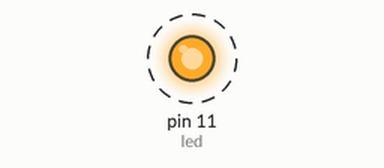
The program below on a simulated Raspberry Pi (header pin numbers). Parts: output pins drawn as LEDs (lit = HIGH). Dashed ring = blinking. What the program prints to the terminal is not drawn.

Above: at 0.5 s.
Timing chart, 0 to 4.6 s (numbered marks = the images above):
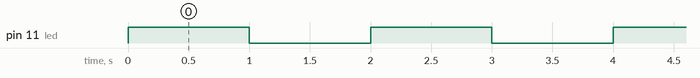

Measured:
- by itself, pin 11 (led): alternates HIGH for 1.0 s and LOW for 1.0 s

The program:

main.py
```python
import RPi.GPIO as GPIO
import time

GPIO.setmode(GPIO.BOARD)

led=11
GPIO.setup(led, GPIO.LOW, initial=GPIO.LOW)

try:
	while(True):
		GPIO.output(led, GPIO.HIGH)
		print("ON")
		time.sleep(1)
		GPIO.output(led, GPIO.LOW)
		print("OFF")
		time.sleep(1)
except KeyboardInterrupt:
	print("Keyboard interrupt")
finally:
	print("Cleaning up and exiting")
	GPIO.cleanup()
```
